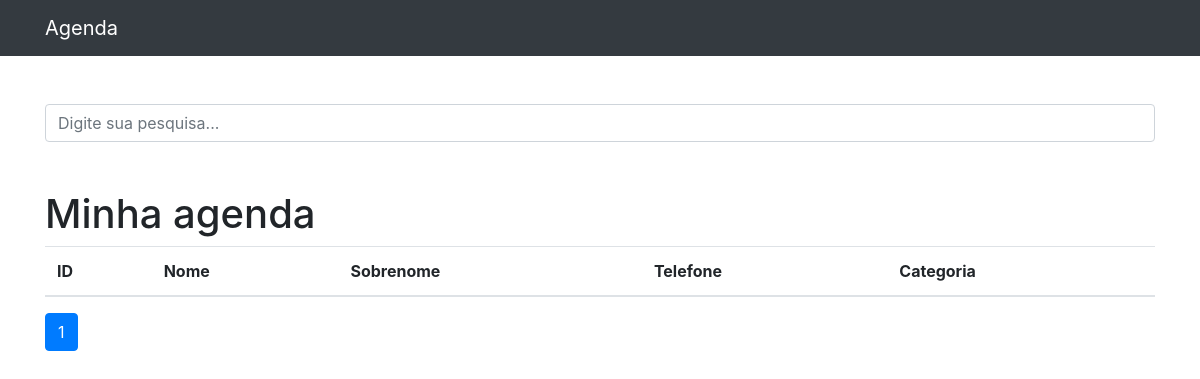
The page /?p=2 on the database as committed earlier.
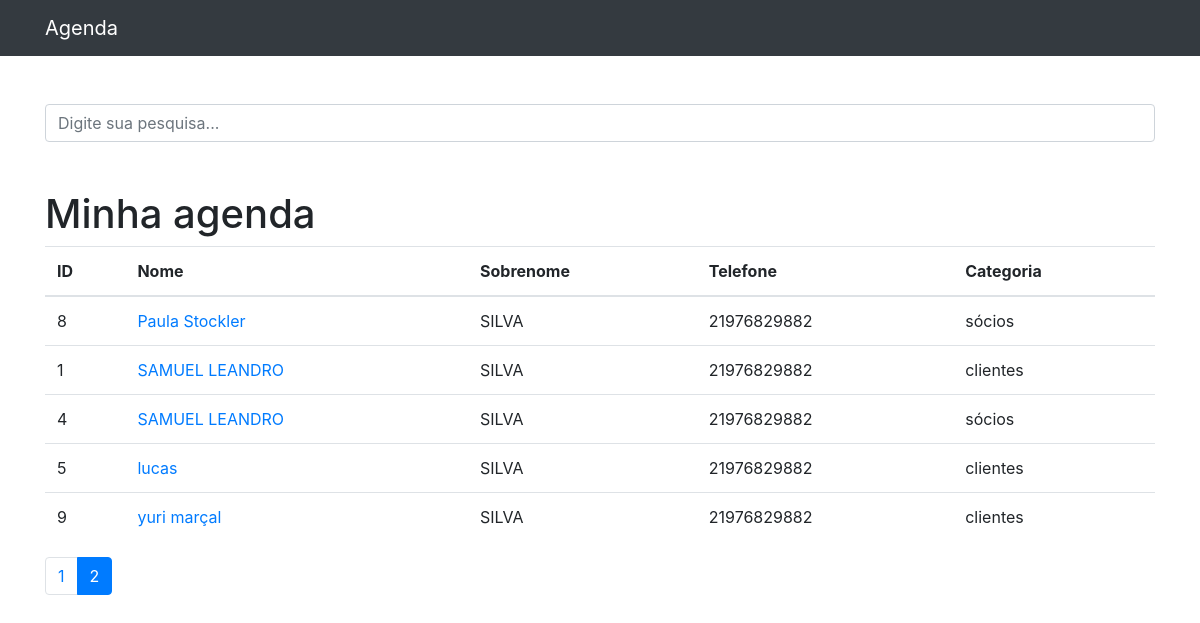
The same page on the database as committed later.
### contatos/models.py (models this page shows, shortened)
class Contato (models.Model):
    nome = models.CharField(max_length=150)
    sobrenome = models.CharField(max_length=255, blank=True)
    telefone = models.CharField(max_length=255)
    email = models.CharField(max_length=255, blank=True)
    data_criacao = models.DateTimeField(default=timezone.now)
    descricao = models.TextField(blank=True)
    categoria = models.ForeignKey(Categoria, on_delete= DO_NOTHING)
    mostrar = models.BooleanField(default=True)

class Categoria (models.Model):
    nome = models.CharField(max_length=150)
    def __str__(self):
        return self.nome

### contatos/views.py (the view)
# urls.py: path('', views.index, name='index'),
def index(request):
	contatos = Contato.objects.order_by('nome').filter(mostrar=True)
	paginator = Paginator(contatos, 5)
	page = request.GET.get('p')
	contatos= paginator.get_page(page)
	return render(request, 'contatos/index.html',{
		'contatos': contatos
	})

### contatos/templates/contatos/index.html (shortened to what this page needs)
{% extends 'base.html' %}
{% block conteudo %}
<h1 class="mt-5">Minha agenda</h1>
  <table class="table">
    <thead>
      <tr>
        <th>ID</th>
        <th>Nome</th>
        <th>Sobrenome</th>
        <th>Telefone</th>
        <th>Categoria</th>
      </tr>
    </thead>
    <tbody>
      {% for contato in contatos %}
          <tr>
            <td>{{ contato.id }}</td>
            <td>
              <a href="{% url 'ver_contato' contato.id %} ">{{ contato.nome }}</a>
            </td>
            <td>{{ contato.sobrenome }}</td>
            <td>{{ contato.telefone }}</td>
            <td>{{ contato.categoria }}</td>
          </tr>
      {% endfor %}
    </tbody>
  </table>
  <nav aria-label="Page">
    <ul class="pagination">
      {% for pagina in contatos.paginator.page_range %}
        {% if contatos.number == pagina %}
          <li class="page-item active"><a class="page-link" href="?p={{ pagina }}">{{ pagina }}</a></li>
        {% else %}
          <li class="page-item"><a class="page-link" href="?p={{ pagina }}">{{ pagina }}</a></li>
        {% endif %}
      {% endfor %}
    </ul>
  </nav>
{% endblock %}

Rows that differ between the two databases and show on the page:
added Contato: id "8", nome "Paula Stockler", sobrenome "SILVA", telefone "21976829882", categoria "sócios"
added Contato: id "1", nome "SAMUEL LEANDRO", sobrenome "SILVA", telefone "21976829882", categoria "clientes"
added Contato: id "4", nome "SAMUEL LEANDRO", sobrenome "SILVA", telefone "21976829882", categoria "sócios"
added Contato: id "5", nome "lucas", sobrenome "SILVA", telefone "21976829882", categoria "clientes"
added Contato: id "9", nome "yuri marçal", sobrenome "SILVA", telefone "21976829882", categoria "clientes"
Other text that changed with them:
list line gone: "1"
new list line: "1"
new list line: "2"
